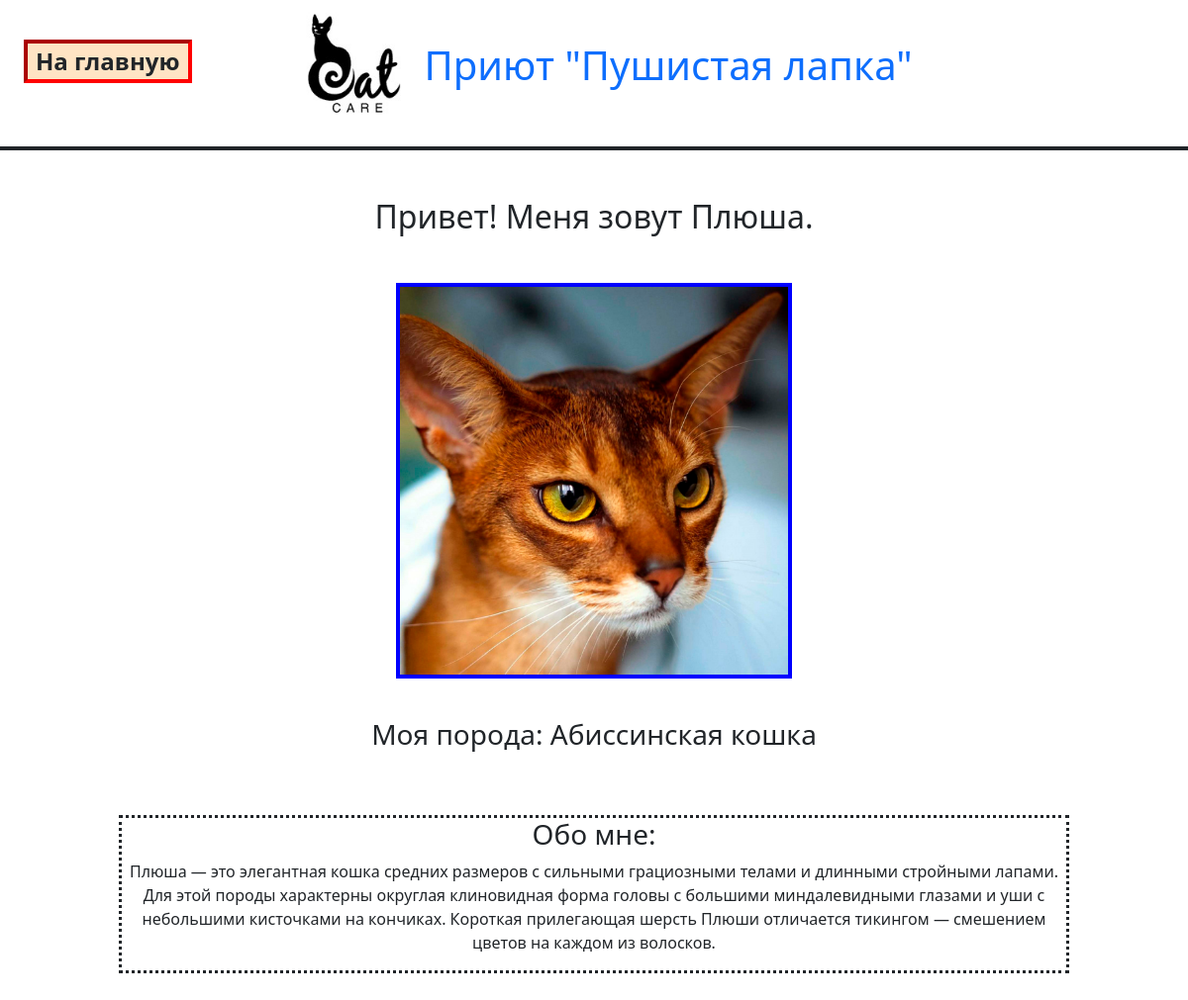
The page /kittalog/kit/1 on the database its author committed.
### kittalog/models.py (models this page shows, shortened)
class Shelter(models.Model):
    name = models.CharField(max_length=50)
    city = models.CharField(max_length=50)
    picture = models.ImageField(upload_to='images\\shelters')
    def __str__(self):
        return self.name

class Kit(models.Model):
    name = models.CharField(max_length=50)
    type = models.CharField(max_length=50)
    description = models.TextField(max_length=1000)
    picture = models.ImageField(upload_to=get_user_img_path)
    shelter = models.ForeignKey(
        'Shelter', on_delete=models.SET_NULL, null=True)

### kittalog/views.py (the view)
# urls.py: path("kit/<int:pk>", views.KitDetailView.as_view(), name='kit_detail')
class KitDetailView(generic.DetailView):
    model = Kit
    def get_context_data(self, **kwargs):
        context = super(KitDetailView, self).get_context_data(**kwargs)
        context['sh'] = Kit.objects.get(id=self.kwargs['pk']).shelter.id
        context['shelter'] = Kit.objects.get(id=self.kwargs['pk']).shelter
        return context

### kittalog/templates/kittalog/kit_detail.html
{% extends 'kittalog/kit_list.html' %}
{% block content %}
<div class='detail-content'>
    <h2> Привет! Меня зовут {{kit.name}}.</h2>
    <div class='img-handler fit'>
        <p><img src='{{kit.picture.url}}'></p>
    </div>
    <h3>Моя порода: {{kit.type}}</h3>
    <div class='info'>
        <h3>Обо мне:</h3>
        <p>{{kit.description}}</p>
    </div>
</div>
{% endblock content %}

### kittalog/templates/kittalog/kit_list.html (shortened to what this page needs)
{% extends 'base_generic.html' %}
{% load static %}
{% block header%}
    <div class='header'  style="text-align: center; ">
      <span class='mainer'><a href = '{% url 'shelter_list' %}'>На главную</a></span>
      <h1>
        <a href = "{% url 'kittalog' sh %}"><img class='logo' src='{{shelter.picture.url}}'>Приют "{{shelter}}"</a>
      </h1>
    </div>
{% endblock header %}

### kittalog/static/kittalog/css/styles.css (style rules this page uses)
div { text-align: center; }
.header { position: fixed; top: 0; z-index: 100; width: 100%; background-color: white; border-bottom: 4px solid; }
.logo { max-width: 150px; max-height: 150px; }
h1 a { text-decoration: none; }
.img-handler { width: 400px; height: 400px; border: 4px solid blue; display: flex; margin-bottom: 5em; justify-content: center; align-items: center; overflow: hidden; position: relative; transform: translate(-50%, 10%); top: 50%; left: 50%; }
.fit img { max-width: none; min-width: auto; min-height: auto; height: 100%; position: absolute; top: 50%; left: 50%; transform: translate(-50%, -50%); }
.detail-content { text-align: center; }
.info { margin: 4em 10%; border: 3px dotted; }
.mainer { position:absolute; border: 4px inset red; font-size: 2vw; top: 40px; left: 2vw; background-color:bisque; font-weight: bold; padding: 0 8px; }
.mainer a { text-decoration: none; color: unset; }

### rows shown on the page
Shelter: picture (picture), name "Пушистая лапка"
Kit: name "Плюша", picture (picture), type "Абиссинская кошка", description "Плюша — это элегантная кошка средних размеров с сильными грациозными телами и длинными стройными лапами. Для этой породы характерны округлая клиновидная форма головы с большими миндалевидными глазами и уши с небольшими кисточками на кончиках. Короткая прилегающая шерсть Плюши отличается тикингом — смешением цветов на каждом из волосков."
